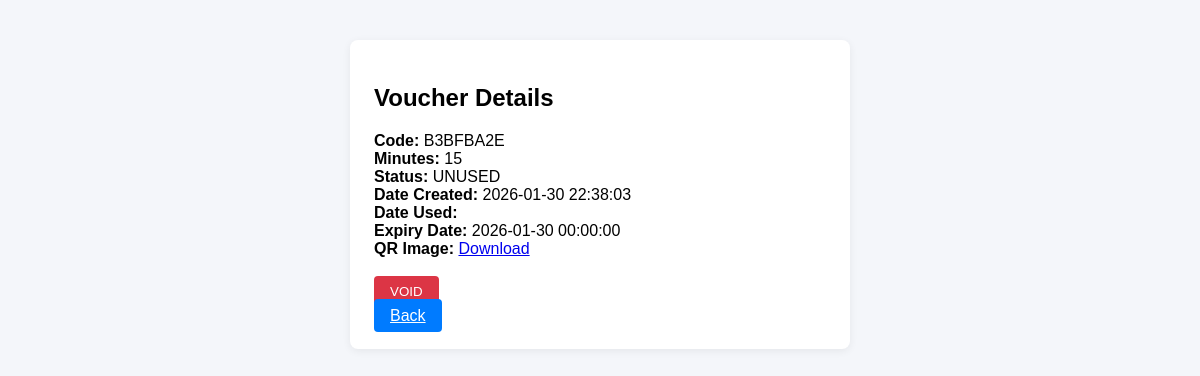
The page /pages/voucher_details.php?code=B3BFBA2E (signed in) on the database its author committed.
### tables this page shows
CREATE TABLE `vouchers` (
  `id` int(11) NOT NULL,
  `code` varchar(64) NOT NULL,
  `minutes` int(11) NOT NULL,
  `status` enum('UNUSED','USED','VOID','EXPIRED') DEFAULT 'UNUSED',
  `date_created` datetime DEFAULT current_timestamp(),
  `date_used` datetime DEFAULT NULL,
  `expiry_date` datetime DEFAULT NULL,
  `qr_image` varchar(128) DEFAULT NULL
);

### pages/voucher_details.php (the view, shortened to what this page needs)
<?php
require '../includes/db.php';
$code = $_GET['code'] ?? '';
$stmt = $conn->prepare("SELECT * FROM vouchers WHERE code = ?");
$stmt->bind_param('s', $code);
$stmt->execute();
$result = $stmt->get_result();
if (!$row = $result->fetch_assoc()) die('Voucher not found.');
?>
<!DOCTYPE html>
<html>
<head>
    <link rel="stylesheet" href="../assets/style.css">
</head>
<body>
    <div style="max-width:500px;margin:40px auto;">
        <div class="card">
            <h2>Voucher Details</h2>
            <b>Code:</b> <?= htmlspecialchars($row['code']) ?><br>
            <b>Minutes:</b> <?= $row['minutes'] ?><br>
            <b>Status:</b> <?= $row['status'] ?><br>
            <b>Date Created:</b> <?= $row['date_created'] ?><br>
            <b>Date Used:</b> <?= $row['date_used'] ?><br>
            <b>Expiry Date:</b> <?= $row['expiry_date'] ?><br>
            <b>QR Image:</b> <a href="../qrcodes/<?= $row['qr_image'] ?>" download>Download</a><br><br>
            <?php if ($row['status'] === 'UNUSED'): ?>
                <form method="post" action="void_voucher.php">
                    <button class="btn void" type="submit">VOID</button>
                </form>
            <?php endif; ?>
            <a class="btn" href="vouchers.php">Back</a>
        </div>
    </div>
</body>
</html>

### assets/style.css (style rules this page uses)
body { font-family: Arial, sans-serif; background: #f4f6fa; margin: 0; }
.card { background: #fff; border-radius: 8px; box-shadow: 0 2px 8px #0001; padding: 24px; margin: 16px 0; }
.btn { background: #007bff; color: #fff; border: none; border-radius: 4px; padding: 8px 16px; cursor: pointer; }
.btn.void { background: #dc3545; }

### rows shown on the page
vouchers: code "B3BFBA2E", minutes "15", status "UNUSED", date_created "2026-01-30 22:38:03", expiry_date "2026-01-30 00:00:00"
